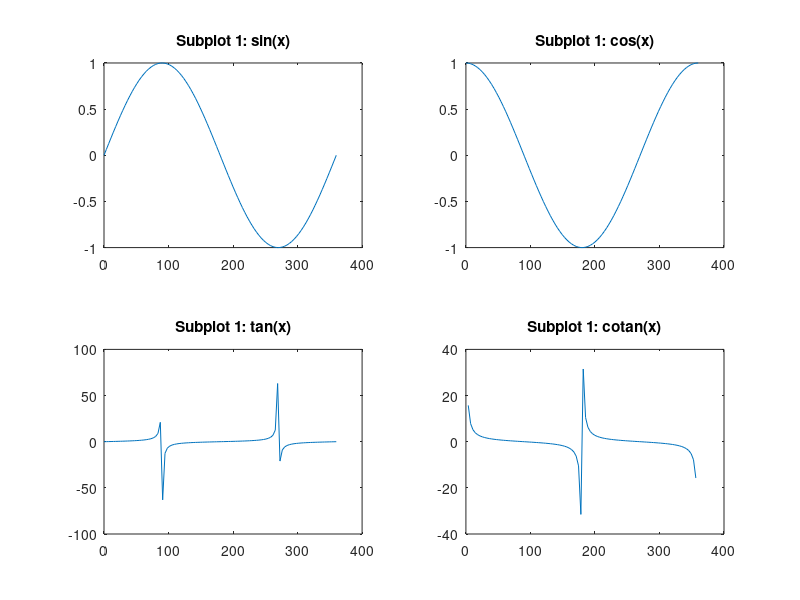

Here is the MATLAB script that generated this plot:
%% x_init
x = linspace(0,360);
%% plot 1
subplot(2,2,1)
y1= sind(x);
plot(x,y1)
title('Subplot 1: sin(x)')
%% plot 2
subplot(2,2,2)
y2= cosd(x);
plot(x,y2)
title('Subplot 1: cos(x)')
%% plot 3
subplot(2,2,3)
y3=tand(x);
plot(x,y3)
title('Subplot 1: tan(x)')
%% plot 4
subplot(2,2,4)
y4= cotd(x);
plot(x,y4)
title('Subplot 1: cotan(x)')